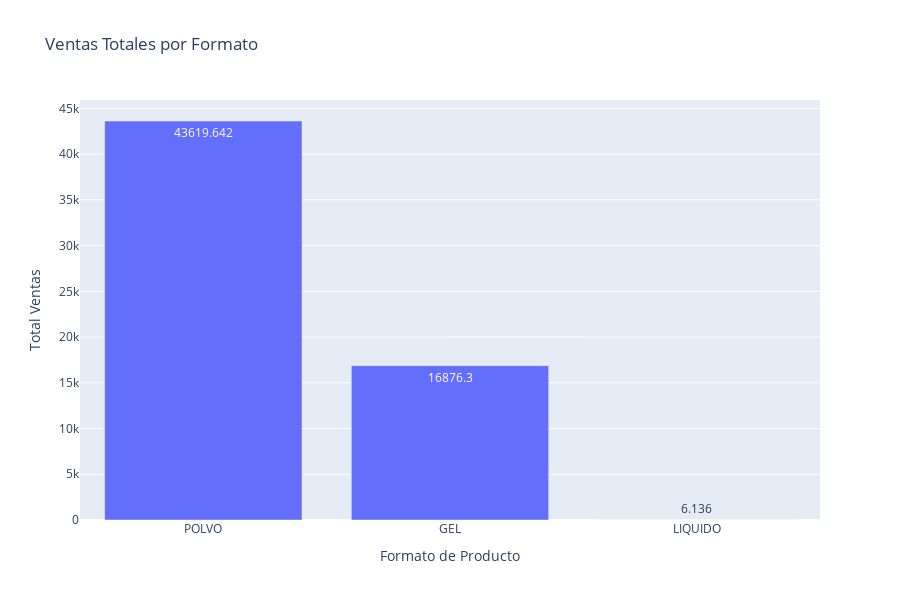

Notebook source saved alongside this figure:
### Code cell
fig = px.bar(
    dfFormatSales,
    x="FORMAT",
    y="TOTAL_VALUE_SALES",
    title="Ventas Totales por Formato",
    text="TOTAL_VALUE_SALES",
    height=600,
    labels={
        "FORMAT": "Formato de Producto",
        "TOTAL_VALUE_SALES": "Total Ventas"
    }
)
fig.show()

### Figure 1 — Plotly figure (JSON) as saved in the notebook; plotly's stock layout.template omitted (floating-point values rounded to 4 significant figures)
{"data": [{"hovertemplate": "Formato de Producto=%{x}<br>Total Ventas=%{text}<extra></extra>", "legendgroup": "", "marker": {"color": "#636efa", "pattern": {"shape": ""}}, "name": "", "orientation": "v", "showlegend": false, "text": [43620.0, 16880.0, 6.136], "textposition": "auto", "type": "bar", "x": ["POLVO", "GEL", "LIQUIDO"], "xaxis": "x", "y": [43620.0, 16880.0, 6.136], "yaxis": "y"}], "layout": {"barmode": "relative", "height": 600, "legend": {"tracegroupgap": 0}, "title": {"text": "Ventas Totales por Formato"}, "xaxis": {"anchor": "y", "domain": [0, 1], "title": {"text": "Formato de Producto"}}, "yaxis": {"anchor": "x", "domain": [0, 1], "title": {"text": "Total Ventas"}}}}
